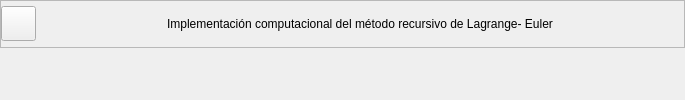
                <widget class="QWidget" name="sk_U1_T1">
                 <property name="styleSheet">
                  <string notr="true"/>
                 </property>
                 <layout class="QVBoxLayout" name="verticalLayout_14">
                  <property name="spacing">
                   <number>5</number>
                  </property>
                  <property name="leftMargin">
                   <number>0</number>
                  </property>
                  <property name="topMargin">
                   <number>0</number>
                  </property>
                  <property name="rightMargin">
                   <number>0</number>
                  </property>
                  <property name="bottomMargin">
                   <number>0</number>
                  </property>
                  <item>
                   <widget class="QFrame" name="frame_14">
                    <property name="sizePolicy">
                     <sizepolicy hsizetype="Preferred" vsizetype="Fixed">
                      <horstretch>0</horstretch>
                      <verstretch>0</verstretch>
                     </sizepolicy>
                    </property>
                    <property name="minimumSize">
                     <size>
                      <width>0</width>
                      <height>35</height>
                     </size>
                    </property>
                    <property name="maximumSize">
                     <size>
                      <width>16777215</width>
                      <height>70</height>
                     </size>
                    </property>
                    <property name="frameShape">
                     <enum>QFrame::StyledPanel</enum>
                    </property>
                    <property name="frameShadow">
                     <enum>QFrame::Raised</enum>
                    </property>
                    <layout class="QHBoxLayout" name="horizontalLayout_5">
                     <property name="spacing">
                      <number>0</number>
                     </property>
                     <property name="sizeConstraint">
                      <enum>QLayout::SetDefaultConstraint</enum>
                     </property>
                     <property name="leftMargin">
                      <number>0</number>
                     </property>
                     <property name="topMargin">
                      <number>0</number>
                     </property>
                     <property name="rightMargin">
                      <number>0</number>
                     </property>
                     <property name="bottomMargin">
                      <number>0</number>
                     </property>
                     <item>
                      <widget class="QPushButton" name="bt_return_1">
                       <property name="minimumSize">
                        <size>
                         <width>35</width>
                         <height>35</height>
                        </size>
                       </property>
                       <property name="maximumSize">
                        <size>
                         <width>35</width>
                         <height>35</height>
                        </size>
                       </property>
                       <property name="text">
                        <string/>
                       </property>
                       <property name="icon">
                        <iconset>
                         <normaloff>resources/images/MainWindow/return.svg</normaloff>resources/images/MainWindow/return.svg</iconset>
                       </property>
                       <property name="iconSize">
                        <size>
                         <width>35</width>
                         <height>35</height>
                        </size>
                       </property>
                      </widget>
                     </item>
                     <item>
                      <spacer name="horizontalSpacer_5">
                       <property name="orientation">
                        <enum>Qt::Horizontal</enum>
                       </property>
                       <property name="sizeHint" stdset="0">
                        <size>
                         <width>131</width>
                         <height>20</height>
                        </size>
                       </property>
                      </spacer>
                     </item>
                     <item>
                      <widget class="QLabel" name="label_3">
                       <property name="sizePolicy">
                        <sizepolicy hsizetype="Preferred" vsizetype="Preferred">
                         <horstretch>0</horstretch>
                         <verstretch>0</verstretch>
                        </sizepolicy>
                       </property>
                       <property name="text">
                        <string>Implementación computacional del método recursivo de Lagrange- Euler</string>
                       </property>
                       <property name="alignment">
                        <set>Qt::AlignCenter</set>
                       </property>
                      </widget>
                     </item>
                     <item>
                      <spacer name="horizontalSpacer_6">
                       <property name="orientation">
                        <enum>Qt::Horizontal</enum>
                       </property>
                       <property name="sizeHint" stdset="0">
                        <size>
                         <width>131</width>
                         <height>20</height>
                        </size>
                       </property>
                      </spacer>
                     </item>
                    </layout>
                   </widget>
                  </item>
                  <item>
                   <widget class="ContenidosTemas" name="U1_T1" native="true"/>
                  </item>
                 </layout>
                </widget>
